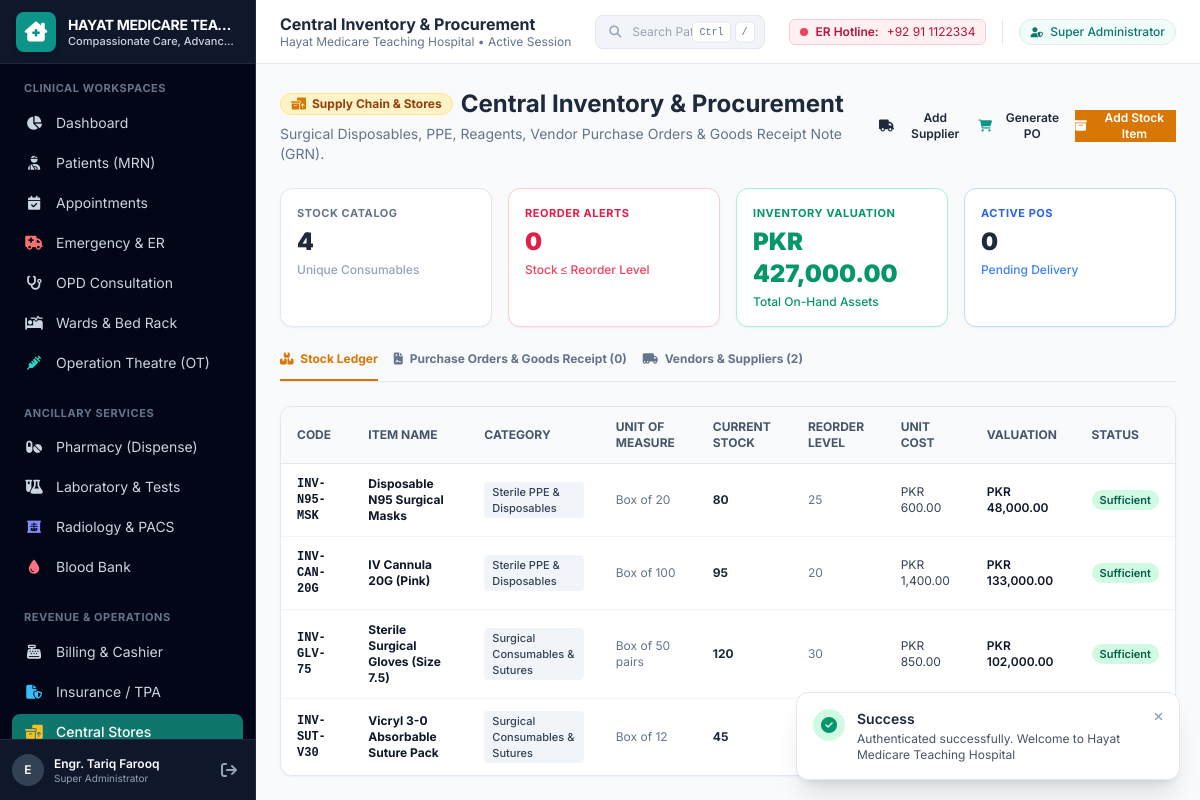
/index.php?page=inventory (signed in), run on the app's committed database.
### tables this page shows
CREATE TABLE `hospital_profiles` (
    `id` INT AUTO_INCREMENT PRIMARY KEY,
    `hospital_name` VARCHAR(150) NOT NULL,
    `tagline` VARCHAR(255) DEFAULT 'Excellence in Patient Care & Clinical Service',
    `license_number` VARCHAR(100) DEFAULT NULL,
    `tax_number` VARCHAR(100) DEFAULT NULL,
    `address` TEXT NOT NULL,
    `city` VARCHAR(100) NOT NULL,
    `country` VARCHAR(100) DEFAULT 'Pakistan',
    `phone` VARCHAR(50) NOT NULL,
    `email` VARCHAR(100) NOT NULL,
    `emergency_hotline` VARCHAR(50) NOT NULL,
    `currency_symbol` VARCHAR(10) DEFAULT 'PKR ',
    `default_tax_rate` DECIMAL(5,2) DEFAULT 0.00,
    `time_zone` VARCHAR(50) DEFAULT 'Asia/Karachi',
    `created_at` TIMESTAMP DEFAULT CURRENT_TIMESTAMP,
    `updated_at` TIMESTAMP DEFAULT CURRENT_TIMESTAMP ON UPDATE CURRENT_TIMESTAMP
);

CREATE TABLE IF NOT EXISTS `inventory_items` (
    `id` INT AUTO_INCREMENT PRIMARY KEY,
    `category_id` INT NOT NULL,
    `item_name` VARCHAR(150) NOT NULL,
    `item_code` VARCHAR(30) NOT NULL UNIQUE,
    `unit_of_measure` VARCHAR(30) DEFAULT 'Box / Pack',
    `current_stock` INT NOT NULL DEFAULT 0,
    `reorder_level` INT NOT NULL DEFAULT 20,
    `unit_cost_price` DECIMAL(10,2) NOT NULL DEFAULT 0.00,
    `status` ENUM('Active', 'Inactive') DEFAULT 'Active',
    FOREIGN KEY (`category_id`) REFERENCES `inventory_categories`(`id`)
);

CREATE TABLE IF NOT EXISTS `inventory_categories` (
    `id` INT AUTO_INCREMENT PRIMARY KEY,
    `category_name` VARCHAR(100) NOT NULL UNIQUE,
    `code` VARCHAR(30) NOT NULL UNIQUE
);

### views/inventory/index.php (the view, shortened to what the rows shown need)
<?php
$db = Database::getConnection();
$activeTab = clean_input($_GET['tab'] ?? 'stock');
$items = $db->query("
    SELECT i.*, c.category_name
    FROM `inventory_items` i
    JOIN `inventory_categories` c ON i.category_id = c.id
    ORDER BY CASE WHEN i.current_stock <= i.reorder_level THEN 1 ELSE 2 END, i.item_name ASC LIMIT 100
")->fetchAll(PDO::FETCH_ASSOC);
?>
<main class="flex-1 overflow-y-auto bg-slate-50 p-6">
    <div class="max-w-7xl mx-auto space-y-6">
        <div class="flex flex-col md:flex-row md:items-center justify-between gap-4">
            <div>
                <div class="flex items-center gap-2">
                    <h1 class="text-2xl font-bold text-slate-800">Central Inventory & Procurement</h1>
                </div>
            </div>
        </div>
        <?php if ($activeTab === 'stock'): ?>
        <div class="bg-white rounded-xl border border-slate-200 shadow-sm overflow-hidden">
            <div class="overflow-x-auto">
                <table class="w-full text-left text-xs border-collapse">
                    <thead class="bg-slate-50 border-b border-slate-200 text-slate-600 uppercase font-semibold">
                        <tr>
                            <th class="py-3 px-4">Code</th>
                            <th class="py-3 px-4">Item Name</th>
                            <th class="py-3 px-4">Category</th>
                            <th class="py-3 px-4">Unit of Measure</th>
                            <th class="py-3 px-4">Current Stock</th>
                            <th class="py-3 px-4">Reorder Level</th>
                            <th class="py-3 px-4">Unit Cost</th>
                            <th class="py-3 px-4">Valuation</th>
                            <th class="py-3 px-4">Status</th>
                        </tr>
                    </thead>
                    <tbody class="divide-y divide-slate-100 text-slate-700">
                        <?php if (empty($items)): ?>
                        <tr>
                            <td colspan="9" class="text-center py-12 text-slate-400">
                                No stock items in inventory ledger.
                            </td>
                        </tr>
                        <?php else: ?>
                        <?php foreach ($items as $it): ?>
                        <tr class="hover:bg-slate-50 transition-colors <?= $it['current_stock'] <= $it['reorder_level'] ? 'bg-amber-50/50' : '' ?>">
                            <td class="py-3 px-4 font-mono font-bold text-slate-900"><?= htmlspecialchars($it['item_code']) ?></td>
                            <td class="py-3 px-4 font-bold text-slate-900"><?= htmlspecialchars($it['item_name']) ?></td>
                            <td class="py-3 px-4">
                                <span class="inline-flex items-center px-2 py-0.5 rounded text-[11px] font-medium bg-slate-100 text-slate-700">
                                    <?= htmlspecialchars($it['category_name']) ?>
                                </span>
                            </td>
                            <td class="py-3 px-4 text-slate-500"><?= htmlspecialchars($it['unit_of_measure']) ?></td>
                            <td class="py-3 px-4 font-bold <?= $it['current_stock'] <= $it['reorder_level'] ? 'text-red-600' : 'text-slate-800' ?>">
                                <?= (int)$it['current_stock'] ?>
                            </td>
                            <td class="py-3 px-4 text-slate-500"><?= (int)$it['reorder_level'] ?></td>
                            <td class="py-3 px-4"><?= format_currency($it['unit_cost_price']) ?></td>
                            <td class="py-3 px-4 font-semibold text-slate-900"><?= format_currency($it['current_stock'] * $it['unit_cost_price']) ?></td>
                            <td class="py-3 px-4 whitespace-nowrap">
                                <?php if ($it['current_stock'] <= $it['reorder_level']): ?>
                                    <span class="inline-flex items-center px-2 py-0.5 rounded-full text-[11px] font-bold bg-red-100 text-red-800">
                                        <i class="fa-solid fa-triangle-exclamation mr-1"></i> Reorder
                                    </span>
                                <?php else: ?>
                                    <span class="inline-flex items-center px-2 py-0.5 rounded-full text-[11px] font-semibold bg-emerald-100 text-emerald-800">Sufficient</span>
                                <?php endif; ?>
                            </td>
                        </tr>
                        <?php endforeach; ?>
                        <?php endif; ?>
                    </tbody>
                </table>
            </div>
        </div>
        <?php endif; ?>
    </div>
</main>

### views/layouts/sidebar.php (shortened to what the rows shown need)
<?php
$hProfile = hospital_profile();
?>
<aside class="w-64 bg-navy-950 text-slate-300 flex flex-col flex-shrink-0 h-full border-r border-slate-800 no-print">
    <div class="h-16 flex items-center px-4 bg-navy-900 border-b border-slate-800 gap-3">
        <div class="leading-tight overflow-hidden">
            <h1 class="font-bold text-white text-sm truncate tracking-tight uppercase"><?= htmlspecialchars($hProfile['hospital_name']) ?></h1>
            <p class="text-[11px] text-medical-400 font-medium truncate"><?= htmlspecialchars($hProfile['tagline'] ?? 'Clinical Care') ?></p>
        </div>
    </div>
</aside>

### views/layouts/topbar.php (shortened to what the rows shown need)
<?php
$hProfile = hospital_profile();
?>
<header class="h-16 bg-white border-b border-slate-200 px-6 flex items-center justify-between flex-shrink-0 no-print">
    <div class="flex items-center gap-3">
        <div>
            <h2 class="font-bold text-slate-800 text-base leading-tight"><?= clean_input($pageTitle ?? 'Hospital Management') ?></h2>
            <p class="text-xs text-slate-500"><?= htmlspecialchars($hProfile['hospital_name']) ?> &bull; Active Session</p>
        </div>
    </div>
    <div class="flex items-center gap-4">
        <div class="hidden lg:flex items-center gap-2 px-2.5 py-1 bg-rose-50 border border-rose-200 rounded-md text-xs text-rose-700">
            <span class="w-2 h-2 rounded-full bg-rose-500 animate-pulse"></span>
            <span class="font-semibold">ER Hotline:</span> <?= htmlspecialchars($hProfile['emergency_hotline'] ?? '1122') ?>
        </div>
        <div class="flex items-center gap-2 border-l border-slate-200 pl-4">
            <span class="px-2.5 py-1 rounded-full text-xs font-medium bg-medical-50 text-medical-700 border border-medical-200">
            </span>
        </div>
    </div>
</header>

### data on the page
hospital_profiles: hospital_name "HAYAT MEDICARE TEA…", tagline "Compassionate Care, Advanc…", hospital_name "Hayat Medicare Teaching Hospital", emergency_hotline "+92 91 1122334"
inventory_items: item_code "INV-N95-MSK", item_name "Disposable N95 Surgical Masks", category.category_name "Sterile PPE & Disposables", unit_of_measure "Box of 20", current_stock "80", reorder_level "25", unit_cost_price "PKR 600.00", format_currency($it['current_stock'] * $it['unit_cost_price']) "PKR 48,000.00", shows "Sufficient"
inventory_items: item_code "INV-CAN-20G", item_name "IV Cannula 20G (Pink)", category.category_name "Sterile PPE & Disposables", unit_of_measure "Box of 100", current_stock "95", reorder_level "20", unit_cost_price "PKR 1,400.00", format_currency($it['current_stock'] * $it['unit_cost_price']) "PKR 133,000.00", shows "Sufficient"
inventory_items: item_code "INV-GLV-75", item_name "Sterile Surgical Gloves (Size 7.5)", category.category_name "Surgical Consumables & Sutures", unit_of_measure "Box of 50 pairs", current_stock "120", reorder_level "30", unit_cost_price "PKR 850.00", format_currency($it['current_stock'] * $it['unit_cost_price']) "PKR 102,000.00", shows "Sufficient"
inventory_items: item_code "INV-SUT-V30", item_name "Vicryl 3-0 Absorbable Suture Pack", category.category_name "Surgical Consumables & Sutures", unit_of_measure "Box of 12", current_stock "45"

### other printed values
substr($currentUser['full_name'] ?? 'U', 0, 1) "E"
$currentUser['full_name'] "Engr. Tariq Farooq"
$currentUser['role_name'] "Super Administrator"
clean_input($pageTitle ?? 'Hospital Management') "Central Inventory & Procurement"
$stats['total_items'] "4"
$stats['low_stock_alerts'] "0"
format_currency($stats['total_valuation']) "PKR 427,000.00"
$stats['active_pos'] "0"
count($pos) "0"
count($allSuppliers) "2"
$flash['type'] "Success"
$flash['message'] "Authenticated successfully. Welcome to Hayat Medicare Teaching Hospital"
